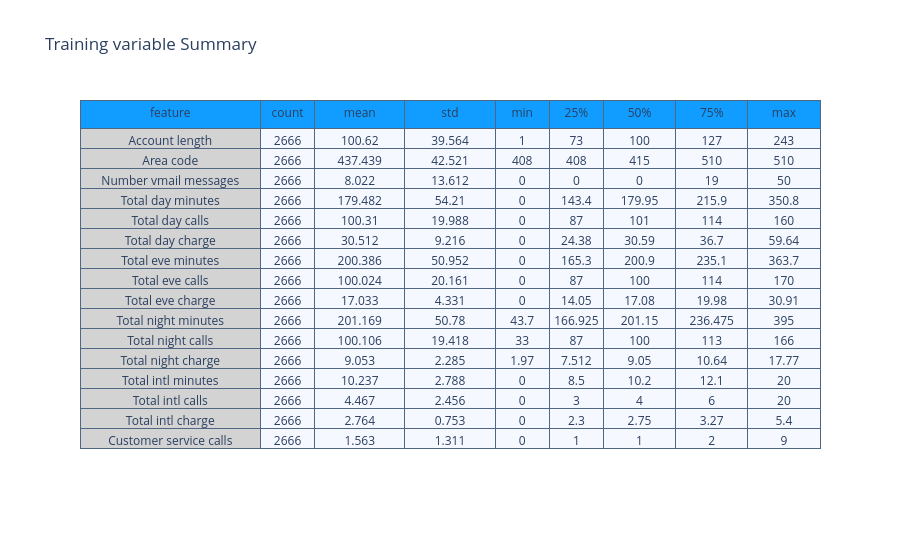

The cell this chart's notebook holds for it:
### Markdown cell above
As provided, there are no missing values in both datasets, so we won't need to impute them later on.

### Code cell
summary = (telcom[[i for i in telcom.columns]].
           describe().transpose().reset_index())

summary = summary.rename(columns = {"index" : "feature"})
summary = np.around(summary,3)

val_lst = [summary['feature'], summary['count'],
           summary['mean'],summary['std'],
           summary['min'], summary['25%'],
           summary['50%'], summary['75%'], summary['max']]

trace  = go.Table(header = dict(values = summary.columns.tolist(),
                                line = dict(color = ['#506784']),
                                fill = dict(color = ['#119DFF']),
                               ),
                  cells  = dict(values = val_lst,
                                line = dict(color = ['#506784']),
                                fill = dict(color = ["lightgrey",'#F5F8FF'])
                               ),
                  columnwidth = [200,60,100,100,60,60,80,80,80])
layout = go.Layout(dict(title = "Training variable Summary"))
figure = go.Figure(data=[trace],layout=layout)

# Show the figure
figure.show()

### Figure 1 — Plotly figure (JSON) as saved in the notebook; plotly's stock layout.template omitted (floating-point values rounded to 4 significant figures; data arrays with more than 128 entries replaced by an {"elided": "..."} marker saying what was removed)
{"data": [{"cells": {"fill": {"color": ["lightgrey", "#F5F8FF"]}, "line": {"color": ["#506784"]}, "values": {"elided": "9x16 mixed values"}}, "columnwidth": [200, 60, 100, 100, 60, 60, 80, 80, 80], "header": {"fill": {"color": ["#119DFF"]}, "line": {"color": ["#506784"]}, "values": ["feature", "count", "mean", "std", "min", "25%", "50%", "75%", "max"]}, "type": "table"}], "layout": {"title": {"text": "Training variable Summary"}}}
